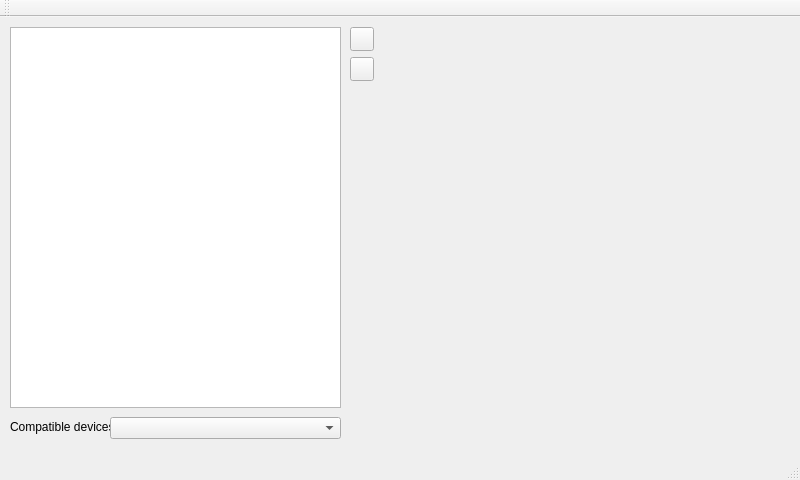
<?xml version="1.0" encoding="UTF-8"?>
<ui version="4.0">
 <class>MainWindow</class>
 <widget class="QMainWindow" name="MainWindow">
  <property name="geometry">
   <rect>
    <x>0</x>
    <y>0</y>
    <width>800</width>
    <height>480</height>
   </rect>
  </property>
  <property name="windowTitle">
   <string>MainWindow</string>
  </property>
  <widget class="QWidget" name="centralWidget">
   <widget class="ScansViewer" name="scansViewer">
    <property name="geometry">
     <rect>
      <x>380</x>
      <y>10</y>
      <width>411</width>
      <height>411</height>
     </rect>
    </property>
   </widget>
   <widget class="QLabel" name="label">
    <property name="geometry">
     <rect>
      <x>10</x>
      <y>400</y>
      <width>101</width>
      <height>20</height>
     </rect>
    </property>
    <property name="text">
     <string>Compatible devices:</string>
    </property>
   </widget>
   <widget class="QComboBox" name="computingDevicesComboBox">
    <property name="geometry">
     <rect>
      <x>110</x>
      <y>400</y>
      <width>231</width>
      <height>22</height>
     </rect>
    </property>
   </widget>
   <widget class="ScansDataTree" name="scansDataTree">
    <property name="geometry">
     <rect>
      <x>10</x>
      <y>10</y>
      <width>331</width>
      <height>381</height>
     </rect>
    </property>
   </widget>
   <widget class="QPushButton" name="addPatientButton">
    <property name="geometry">
     <rect>
      <x>350</x>
      <y>10</y>
      <width>24</width>
      <height>24</height>
     </rect>
    </property>
    <property name="text">
     <string/>
    </property>
   </widget>
   <widget class="QPushButton" name="removePatientButton">
    <property name="geometry">
     <rect>
      <x>350</x>
      <y>40</y>
      <width>24</width>
      <height>24</height>
     </rect>
    </property>
    <property name="text">
     <string/>
    </property>
   </widget>
  </widget>
  <widget class="QMenuBar" name="menuBar">
   <property name="geometry">
    <rect>
     <x>0</x>
     <y>0</y>
     <width>800</width>
     <height>21</height>
    </rect>
   </property>
  </widget>
  <widget class="QToolBar" name="mainToolBar">
   <attribute name="toolBarArea">
    <enum>TopToolBarArea</enum>
   </attribute>
   <attribute name="toolBarBreak">
    <bool>false</bool>
   </attribute>
  </widget>
  <widget class="QStatusBar" name="statusBar"/>
 </widget>
 <layoutdefault spacing="6" margin="11"/>
 <customwidgets>
  <customwidget>
   <class>QVTKWidget</class>
   <extends>QWidget</extends>
   <header>QVTKWidget.h</header>
  </customwidget>
  <customwidget>
   <class>ScansDataTree</class>
   <extends>QTreeView</extends>
   <header>scans_data_tree.h</header>
  </customwidget>
  <customwidget>
   <class>ScansViewer</class>
   <extends>QVTKWidget</extends>
   <header>scans_viewer.h</header>
  </customwidget>
 </customwidgets>
 <resources/>
 <connections/>
</ui>
